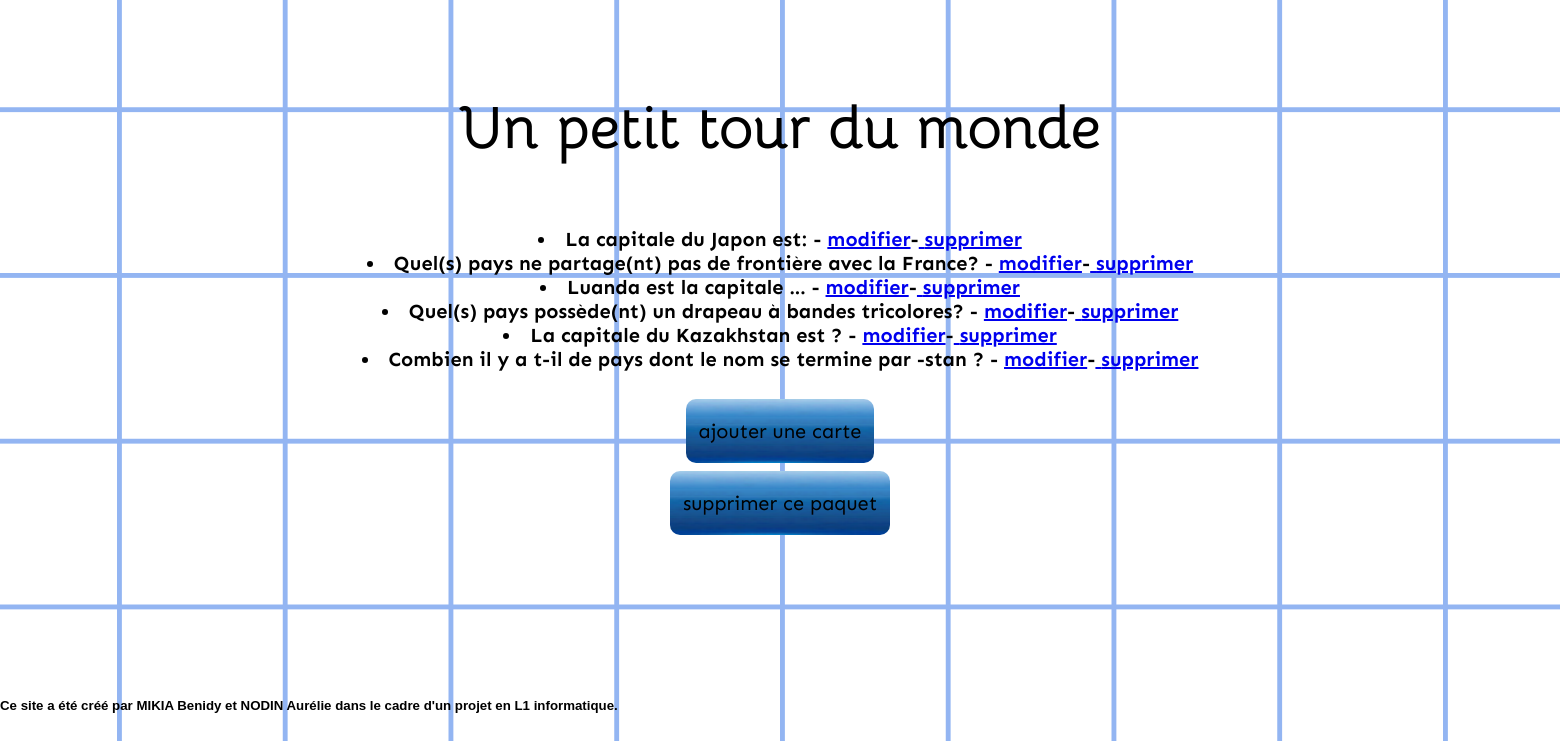
/memoria/editionpaquet.php?p=3 (signed in), run on the app's committed database.
### tables this page shows
CREATE TABLE IF NOT EXISTS `paquets` (
  `id` int(11) NOT NULL AUTO_INCREMENT,
  `nom` varchar(30) NOT NULL,
  `id_user` int(11) NOT NULL,
  PRIMARY KEY (`id`),
  UNIQUE KEY `nom` (`nom`)
);

CREATE TABLE IF NOT EXISTS `cartes_questions` (
  `id` int(11) NOT NULL AUTO_INCREMENT,
  `id_user` int(11) NOT NULL,
  `matiere` text NOT NULL,
  `question` text NOT NULL,
  `id_paquet` int(11) NOT NULL,
  PRIMARY KEY (`id`),
  KEY `fk_id_paquet` (`id_paquet`)
);

### memoria/editionpaquet.php (the view, shortened to what this page needs)
<?php
$connex = connexion_bd();
$numero =(int)$_GET['p'];
$req = "SELECT * FROM paquets WHERE id =".$numero."";
$ligne = mysqli_query($connex, $req);
$res = mysqli_fetch_assoc($ligne);
$req = "SELECT * FROM cartes_questions WHERE id_paquet=".$numero."";
$ligne_question = mysqli_query($connex, $req);
?>
<!DOCTYPE html>
	<html lang ="fr">
	<head>
		<link rel="stylesheet" type="text/css" href="css/editionpaquet.css">
	</head>
	<body >
		<h1><?php echo $res['nom'] ?> </h1>
		<div class="accueil">
		</div>
		<div class="retour">
		</div>
		<div class="content">
			<?php while($tab = mysqli_fetch_assoc($ligne_question)){ ?>
				<li><?=htmlspecialchars($tab['question']) ?> - <a href="editioncarte.php?p=<?php echo $numero ?>&id=<?=htmlspecialchars($tab['id']) ?>">   modifier</a>-<a href="suppressioncarte.php?id=<?php echo htmlspecialchars( $tab['id']) ?>&p=<?php echo $numero ?>">   supprimer</a></li>
			<?php }?>
			<br>
			<br>
			<div class="add">
				<a href="creationcartes.php?p=<?php echo $numero?>">ajouter une carte</a> <br> <br> <br>
				<a href="suppressionpaquet.php?p=<?php echo $numero ?>">supprimer ce paquet</a>
			</div>
		</div>
		<footer>
			<h5>
				Ce site a été créé par MIKIA Benidy et NODIN Aurélie dans le cadre d'un projet en L1 informatique.
			</h5>
		</footer>
	</body>
	</html>

### memoria/css/editionpaquet.css (style rules this page uses)
body { padding: 0px; margin: 0px; background: url("../img/background2.png") ; -webkit-background-size: cover; -moz-background-size: cover; -o-background-size: cover; }
h1 { font-family: "Bellota-Bold", sans-serif; font-size: 60px; color : black; text-align: center; position: relative; top : 50px; }
div.content, p { z-index: 2; font-family: "Sen-Bold", sans-serif; text-align: center; font-size: 20px; }
div.add a { border-radius: 10px; width : 270px; background-image: url("../img/editer4.png") ; background-position: center; background-size: no-repeat; padding: 20px 13px; font-family: "Sen-Regular", sans-serif; text-decoration: none; color: black; }
footer { font-family: "Amiri-Regular", sans-serif; color : black; }

### data on the page
paquets: nom "Un petit tour du monde"
cartes_questions: question "La capitale du Japon est:"
cartes_questions: question "Quel(s) pays ne partage(nt) pas de frontière avec la France?"
cartes_questions: question "Luanda est la capitale ..."
cartes_questions: question "Quel(s) pays possède(nt) un drapeau à bandes tricolores?"
cartes_questions: question "La capitale du Kazakhstan est ?"
cartes_questions: question "Combien il y a t-il de pays dont le nom se termine par -stan ?"
